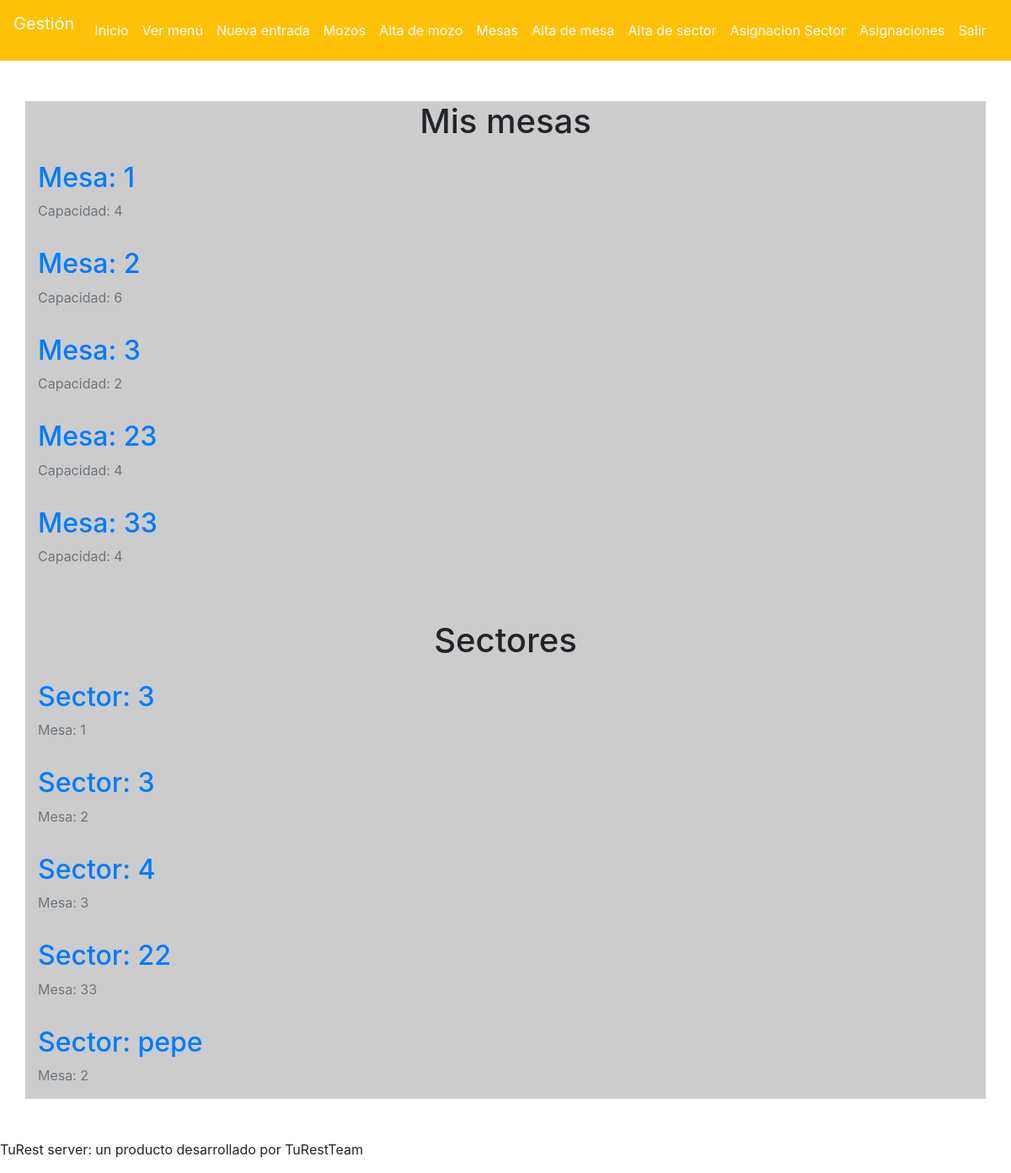
The page /panel/mesas (signed in) on the database its author committed.
### administracion/models.py (models this page shows, shortened)
class Mesa(models.Model):
    author = models.ForeignKey("auth.User", on_delete=models.CASCADE)
    mesa = models.CharField(max_length=200)
    capacidad = models.PositiveIntegerField()
    def __str__(self):
        return self.mesa

class Sector(models.Model):
    author = models.ForeignKey("auth.User", on_delete=models.CASCADE)
    sector = models.CharField(max_length=200)
    mesa = models.ForeignKey(Mesa, on_delete=models.CASCADE)

### administracion/views.py (the view)
# urls.py: path('mesas', views.mesasList, name='mesasList'),
@login_required
@user_passes_test(isAdmin)
def mesasList(request):
    return render(request, 'admin/mesasList.html', {'mesas': Mesa.objects.all(), 'sectores': Sector.objects.all()})

### administracion/userGroupsFilter.py (called while the page is built)
def isAdmin(user):
    return user.groups.filter(name='Admin').exists()

### administracion/templates/admin/mesasList.html
{% extends 'panelStructure.html' %}
{% block content %}
	<div class="row mt-5">
		<div class="col-12">
			<h1 class="text-center">Mis mesas</h1>
		</div>
	</div>
	{% for mesa in mesas %}
		<article class="row mt-3">
			<div class="col-12">
				<h2 class="text-primary">Mesa: {{mesa.mesa}}</h2>
				<p class="text-secondary">Capacidad: {{mesa.capacidad}}</p>
			</div>
		</article>
	{% endfor %}
	<div class="row mt-5">
		<div class="col-12">
			<h1 class="text-center">Sectores</h1>
		</div>
	</div>
	{% for sector in sectores %}
		<article class="row mt-3">
			<div class="col-12">
				<h2 class="text-primary">Sector: {{sector.sector}}</h2>
				<p class="text-secondary">Mesa: {{sector.mesa}}</p>
			</div>
		</article>
	{% endfor %}
{% endblock %}

### rows shown on the page
Mesa: mesa "1", capacidad "4"
Mesa: mesa "2", capacidad "6"
Mesa: mesa "3", capacidad "2"
Mesa: mesa "23", capacidad "4"
Mesa: mesa "33", capacidad "4"
Sector: sector "3", mesa "1"
Sector: sector "3", mesa "2"
Sector: sector "4", mesa "3"
Sector: sector "22", mesa "33"
Sector: sector "pepe", mesa "2"
